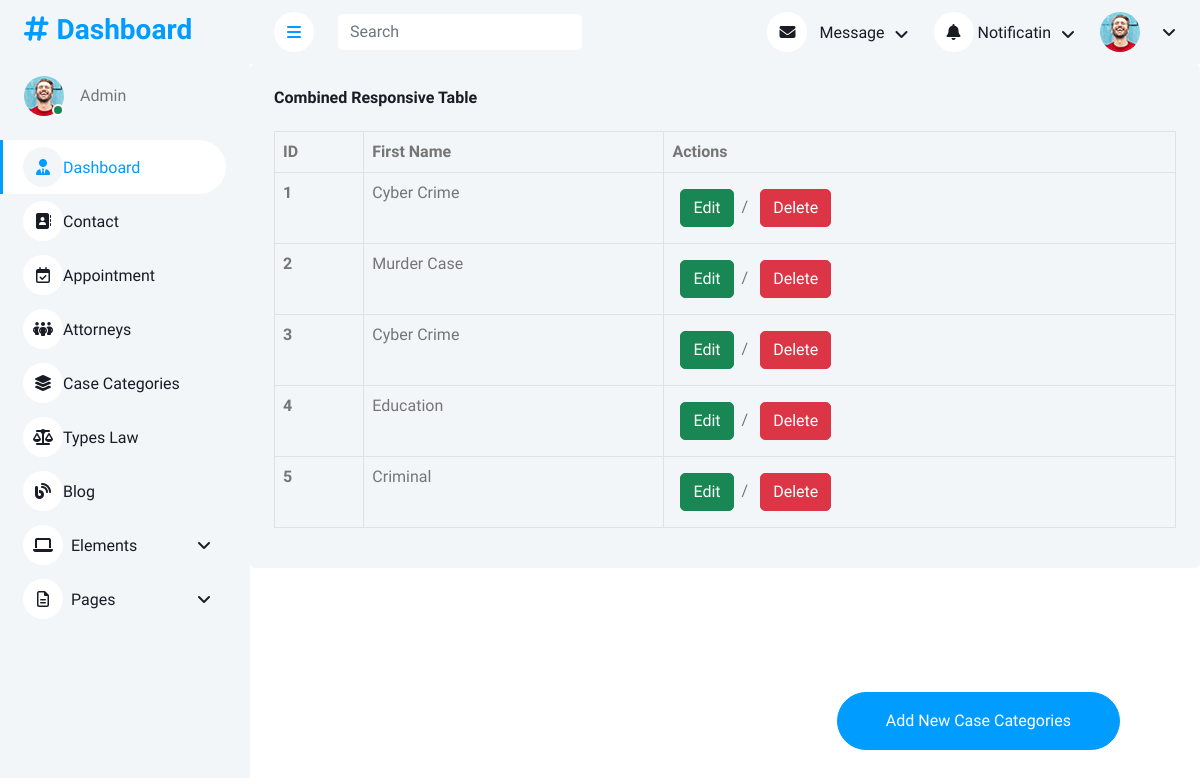
The app's page /case_categories, older data.
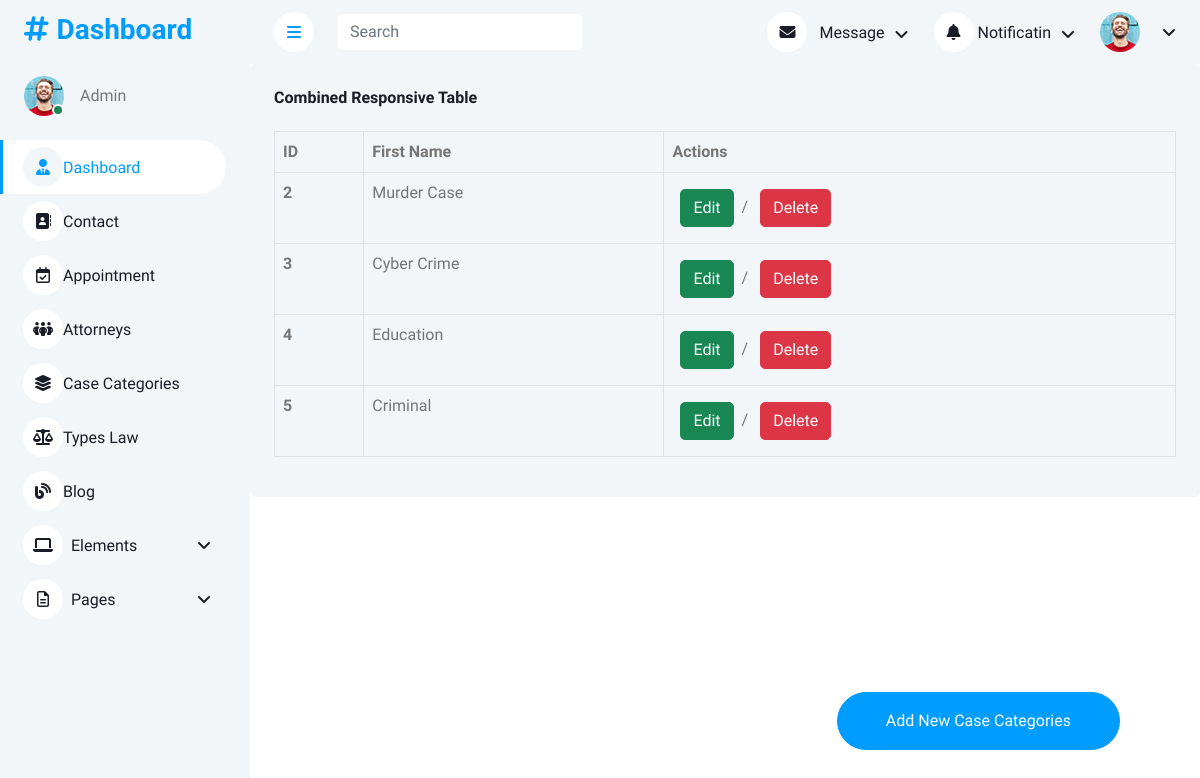
The same page, newer data.
### userapp/models.py (models this page shows, shortened)
class case_categories(models.Model):
    case_categories = models.CharField(max_length=50)

### adminapp/views.py (the view)
# urls.py: path('case_categories', views.case_catogory),
def case_catogory(request):
    data = case_categories.objects.all
    return render(request,'adminapp/case_categories.html',{"data":data})

### templates/adminapp/case_categories.html (shortened to what this page needs)
<!DOCTYPE html>
{% load static %}
<html lang="en">
<head>
    <link href="https://cdnjs.cloudflare.com/ajax/libs/font-awesome/6.7.2/css/all.min.css" rel="stylesheet">
    <link href="https://cdn.jsdelivr.net/npm/bootstrap-icons@1.4.1/font/bootstrap-icons.css" rel="stylesheet">
    <link href="{% static 'adminapp/lib/owlcarousel/assets/owl.carousel.min.css'%}" rel="stylesheet">
    <link href="{% static 'adminapp/lib/tempusdominus/css/tempusdominus-bootstrap-4.min.css'%}" rel="stylesheet" />
    <link href="{% static 'adminapp/css/bootstrap.min.css'%}" rel="stylesheet">
    <link href="{% static 'adminapp/css/style.css'%}" rel="stylesheet">
</head>
<body>
    <div class="container-xxl position-relative bg-white d-flex p-0">
        {% include 'adminapp/sidebar.html' %}
        <div class="content">
            {% include 'adminapp/navbar.html' %}
            <div class="col-12">
                <div class="bg-light rounded h-100 p-4">
                    <h6 class="mb-4">Combined Responsive Table</h6>
                    <div class="table-responsive">
                        <table class="table table-bordered table-hover">
                            <thead>
                                <tr>
                                    <th scope="col">ID</th>
                                    <th scope="col">First Name</th>
                                    <th scope="col">Actions</th>
                                </tr>
                            </thead>
                            <tbody>
                                {% for i in data %}
                                <tr>
                                    <th scope="row">{{i.id}}</th>
                                    <td>{{ i.case_categories }}</td>
                                    <td>
                                        <button type="button" class="btn btn-success m-2">Edit</button>/
                                        <button type="button" class="btn btn-danger m-2">Delete</button>
                                    </td>
                                </tr>
                                {% endfor %}
                            </tbody>
                        </table>
                    </div>
                </div>
            </div>
            <a class="btn btn-primary rounded-pill py-3 px-5"
   style="position: fixed; bottom: 50px; right: 80px; z-index: 1030;"
   href="add">Add New Case Categories</a>
        </div>
    </div>
</body>
</html>

Row changes from the older to the newer data that the page shows:
removed case_categories: id "1", case_categories "Cyber Crime"
